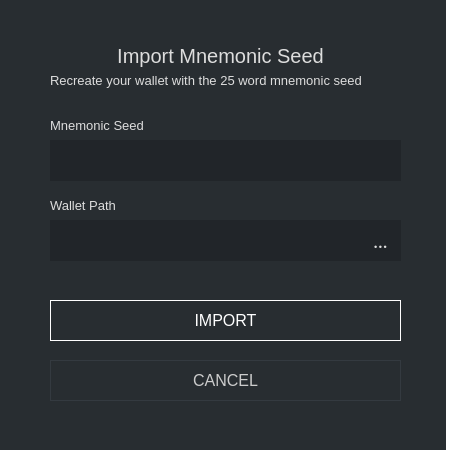
<?xml version="1.0" encoding="UTF-8"?>
<ui version="4.0">
 <class>ImportSeed</class>
 <widget class="QDialog" name="ImportSeed">
  <property name="geometry">
   <rect>
    <x>0</x>
    <y>0</y>
    <width>450</width>
    <height>450</height>
   </rect>
  </property>
  <property name="windowTitle">
   <string>Import :: Mnemonic Seed</string>
  </property>
  <property name="styleSheet">
   <string notr="true">background-color: #212529; color: #ddd; border: 0px;</string>
  </property>
  <widget class="QGroupBox" name="groupBox">
   <property name="geometry">
    <rect>
     <x>0</x>
     <y>0</y>
     <width>450</width>
     <height>450</height>
    </rect>
   </property>
   <property name="styleSheet">
    <string notr="true">background-color: #282d31; border-right: 4px solid white;</string>
   </property>
   <property name="title">
    <string/>
   </property>
   <widget class="QLabel" name="label_4">
    <property name="geometry">
     <rect>
      <x>50</x>
      <y>70</y>
      <width>351</width>
      <height>21</height>
     </rect>
    </property>
    <property name="font">
     <font>
      <pointsize>-1</pointsize>
     </font>
    </property>
    <property name="styleSheet">
     <string notr="true">color: #ddd;border-right: 0px;font-size: 13px;</string>
    </property>
    <property name="text">
     <string>Recreate your wallet with the 25 word mnemonic seed</string>
    </property>
   </widget>
   <widget class="QLabel" name="label_3">
    <property name="geometry">
     <rect>
      <x>60</x>
      <y>40</y>
      <width>321</width>
      <height>31</height>
     </rect>
    </property>
    <property name="font">
     <font>
      <pointsize>-1</pointsize>
     </font>
    </property>
    <property name="styleSheet">
     <string notr="true">color: #ddd;
border-right: 0px;
font-size: 20px;</string>
    </property>
    <property name="text">
     <string>Import Mnemonic Seed</string>
    </property>
    <property name="alignment">
     <set>Qt::AlignCenter</set>
    </property>
   </widget>
   <widget class="QLabel" name="label">
    <property name="geometry">
     <rect>
      <x>50</x>
      <y>110</y>
      <width>351</width>
      <height>31</height>
     </rect>
    </property>
    <property name="font">
     <font>
      <pointsize>-1</pointsize>
     </font>
    </property>
    <property name="styleSheet">
     <string notr="true">color: #ddd;border-right: 0px;font-size: 13px;</string>
    </property>
    <property name="text">
     <string>Mnemonic Seed</string>
    </property>
   </widget>
   <widget class="QLineEdit" name="m_seed">
    <property name="geometry">
     <rect>
      <x>50</x>
      <y>140</y>
      <width>351</width>
      <height>41</height>
     </rect>
    </property>
    <property name="minimumSize">
     <size>
      <width>0</width>
      <height>31</height>
     </size>
    </property>
    <property name="font">
     <font>
      <family>Lato</family>
      <pointsize>9</pointsize>
     </font>
    </property>
    <property name="styleSheet">
     <string notr="true">background-color: #212529;
border-right: 0px;
color: #e5e5e5;
padding: 5px;</string>
    </property>
   </widget>
   <widget class="QLabel" name="label_2">
    <property name="geometry">
     <rect>
      <x>50</x>
      <y>190</y>
      <width>351</width>
      <height>31</height>
     </rect>
    </property>
    <property name="font">
     <font>
      <pointsize>-1</pointsize>
     </font>
    </property>
    <property name="styleSheet">
     <string notr="true">color: #ddd;border-right: 0px;font-size: 13px;</string>
    </property>
    <property name="text">
     <string>Wallet Path</string>
    </property>
   </widget>
   <widget class="QLineEdit" name="m_pathEdit">
    <property name="geometry">
     <rect>
      <x>50</x>
      <y>220</y>
      <width>351</width>
      <height>41</height>
     </rect>
    </property>
    <property name="minimumSize">
     <size>
      <width>0</width>
      <height>31</height>
     </size>
    </property>
    <property name="font">
     <font>
      <family>Lato</family>
      <pointsize>9</pointsize>
     </font>
    </property>
    <property name="styleSheet">
     <string notr="true">background-color: #212529;
border-right: 0px;
color: #e5e5e5;
padding: 5px;
</string>
    </property>
   </widget>
   <widget class="QPushButton" name="m_okButton">
    <property name="geometry">
     <rect>
      <x>50</x>
      <y>300</y>
      <width>351</width>
      <height>41</height>
     </rect>
    </property>
    <property name="minimumSize">
     <size>
      <width>125</width>
      <height>31</height>
     </size>
    </property>
    <property name="font">
     <font>
      <pointsize>-1</pointsize>
     </font>
    </property>
    <property name="styleSheet">
     <string notr="true">QPushButton#m_okButton {color: white; background-color: #1; border: 1px solid white; font-size: 16px;}

QPushButton#m_okButton:hover {color: white; background-color: #1; border: 2px solid white; font-size: 16px;}</string>
    </property>
    <property name="text">
     <string>IMPORT</string>
    </property>
   </widget>
   <widget class="QPushButton" name="m_cancelButton">
    <property name="geometry">
     <rect>
      <x>50</x>
      <y>360</y>
      <width>351</width>
      <height>41</height>
     </rect>
    </property>
    <property name="minimumSize">
     <size>
      <width>125</width>
      <height>31</height>
     </size>
    </property>
    <property name="font">
     <font>
      <pointsize>-1</pointsize>
     </font>
    </property>
    <property name="styleSheet">
     <string notr="true">QPushButton#m_cancelButton {color: #ccc; border: 1px solid #343a40; font-size: 16px; background-color: #21259;}

QPushButton#m_cancelButton:hover {color: #ddd; border: 2px solid #444; font-size: 16px; background-color: #21259;}</string>
    </property>
    <property name="text">
     <string>CANCEL</string>
    </property>
   </widget>
   <widget class="QToolButton" name="m_selectPathButton">
    <property name="geometry">
     <rect>
      <x>360</x>
      <y>220</y>
      <width>41</width>
      <height>41</height>
     </rect>
    </property>
    <property name="font">
     <font>
      <family>Lato</family>
      <pointsize>15</pointsize>
     </font>
    </property>
    <property name="styleSheet">
     <string notr="true">background-color: #212529;
border-right: 0px;
color: #ddd;
padding: 5px;
</string>
    </property>
    <property name="text">
     <string>...</string>
    </property>
   </widget>
  </widget>
 </widget>
 <resources/>
 <connections>
  <connection>
   <sender>m_okButton</sender>
   <signal>clicked()</signal>
   <receiver>ImportSeed</receiver>
   <slot>accept()</slot>
   <hints>
    <hint type="sourcelabel">
     <x>570</x>
     <y>103</y>
    </hint>
    <hint type="destinationlabel">
     <x>323</x>
     <y>65</y>
    </hint>
   </hints>
  </connection>
  <connection>
   <sender>m_cancelButton</sender>
   <signal>clicked()</signal>
   <receiver>ImportSeed</receiver>
   <slot>reject()</slot>
   <hints>
    <hint type="sourcelabel">
     <x>439</x>
     <y>103</y>
    </hint>
    <hint type="destinationlabel">
     <x>323</x>
     <y>65</y>
    </hint>
   </hints>
  </connection>
  <connection>
   <sender>m_selectPathButton</sender>
   <signal>clicked()</signal>
   <receiver>ImportSeed</receiver>
   <slot>selectPathClicked()</slot>
   <hints>
    <hint type="sourcelabel">
     <x>380</x>
     <y>240</y>
    </hint>
    <hint type="destinationlabel">
     <x>224</x>
     <y>224</y>
    </hint>
   </hints>
  </connection>
 </connections>
 <slots>
  <slot>selectPathClicked()</slot>
 </slots>
</ui>
